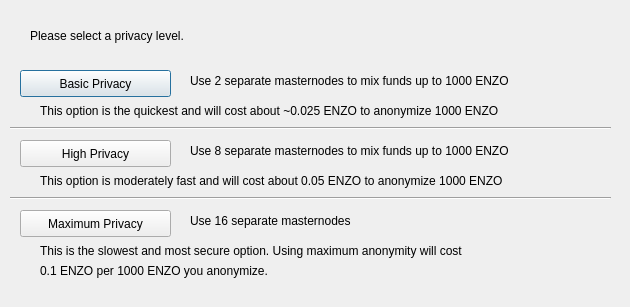
<?xml version="1.0" encoding="UTF-8"?>
<ui version="4.0">
 <class>DarksendConfig</class>
 <widget class="QDialog" name="DarksendConfig">
  <property name="geometry">
   <rect>
    <x>0</x>
    <y>0</y>
    <width>630</width>
    <height>307</height>
   </rect>
  </property>
  <property name="windowTitle">
   <string>Configure PrivateSend</string>
  </property>
  <widget class="QPushButton" name="buttonBasic">
   <property name="geometry">
    <rect>
     <x>20</x>
     <y>70</y>
     <width>151</width>
     <height>27</height>
    </rect>
   </property>
   <property name="text">
    <string>Basic Privacy</string>
   </property>
  </widget>
  <widget class="QPushButton" name="buttonHigh">
   <property name="geometry">
    <rect>
     <x>20</x>
     <y>140</y>
     <width>151</width>
     <height>27</height>
    </rect>
   </property>
   <property name="text">
    <string>High Privacy</string>
   </property>
  </widget>
  <widget class="QPushButton" name="buttonMax">
   <property name="geometry">
    <rect>
     <x>20</x>
     <y>210</y>
     <width>151</width>
     <height>27</height>
    </rect>
   </property>
   <property name="text">
    <string>Maximum Privacy</string>
   </property>
  </widget>
  <widget class="QLabel" name="label">
   <property name="geometry">
    <rect>
     <x>30</x>
     <y>20</y>
     <width>571</width>
     <height>31</height>
    </rect>
   </property>
   <property name="text">
    <string>Please select a privacy level.</string>
   </property>
  </widget>
  <widget class="QLabel" name="label_2">
   <property name="geometry">
    <rect>
     <x>190</x>
     <y>70</y>
     <width>421</width>
     <height>21</height>
    </rect>
   </property>
   <property name="text">
    <string>Use 2 separate masternodes to mix funds up to 1000 ENZO</string>
   </property>
  </widget>
  <widget class="QLabel" name="label_3">
   <property name="geometry">
    <rect>
     <x>190</x>
     <y>140</y>
     <width>411</width>
     <height>21</height>
    </rect>
   </property>
   <property name="text">
    <string>Use 8 separate masternodes to mix funds up to 1000 ENZO</string>
   </property>
  </widget>
  <widget class="QLabel" name="label_4">
   <property name="geometry">
    <rect>
     <x>190</x>
     <y>210</y>
     <width>421</width>
     <height>21</height>
    </rect>
   </property>
   <property name="text">
    <string>Use 16 separate masternodes</string>
   </property>
  </widget>
  <widget class="QLabel" name="label_6">
   <property name="geometry">
    <rect>
     <x>40</x>
     <y>100</y>
     <width>561</width>
     <height>21</height>
    </rect>
   </property>
   <property name="text">
    <string>This option is the quickest and will cost about ~0.025 ENZO to anonymize 1000 ENZO</string>
   </property>
  </widget>
  <widget class="QLabel" name="label_7">
   <property name="geometry">
    <rect>
     <x>40</x>
     <y>170</y>
     <width>561</width>
     <height>21</height>
    </rect>
   </property>
   <property name="text">
    <string>This option is moderately fast and will cost about 0.05 ENZO to anonymize 1000 ENZO</string>
   </property>
  </widget>
  <widget class="QLabel" name="label_8">
   <property name="geometry">
    <rect>
     <x>40</x>
     <y>240</y>
     <width>561</width>
     <height>21</height>
    </rect>
   </property>
   <property name="text">
    <string>This is the slowest and most secure option. Using maximum anonymity will cost</string>
   </property>
  </widget>
  <widget class="QLabel" name="label_9">
   <property name="geometry">
    <rect>
     <x>40</x>
     <y>260</y>
     <width>561</width>
     <height>21</height>
    </rect>
   </property>
   <property name="text">
    <string>0.1 ENZO per 1000 ENZO you anonymize.</string>
   </property>
  </widget>
  <widget class="Line" name="line">
   <property name="geometry">
    <rect>
     <x>10</x>
     <y>120</y>
     <width>601</width>
     <height>16</height>
    </rect>
   </property>
   <property name="orientation">
    <enum>Qt::Horizontal</enum>
   </property>
  </widget>
  <widget class="Line" name="line_2">
   <property name="geometry">
    <rect>
     <x>10</x>
     <y>190</y>
     <width>601</width>
     <height>16</height>
    </rect>
   </property>
   <property name="orientation">
    <enum>Qt::Horizontal</enum>
   </property>
  </widget>
 </widget>
 <resources/>
 <connections/>
</ui>
